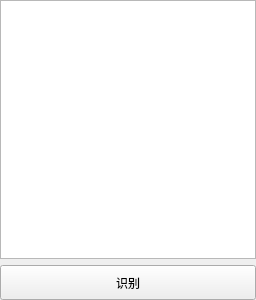
       <widget class="QWidget" name="tab_14">
        <attribute name="title">
         <string>端帽检测</string>
        </attribute>
        <layout class="QGridLayout" name="gridLayout_17">
         <property name="leftMargin">
          <number>0</number>
         </property>
         <property name="topMargin">
          <number>0</number>
         </property>
         <property name="rightMargin">
          <number>0</number>
         </property>
         <property name="bottomMargin">
          <number>0</number>
         </property>
         <property name="spacing">
          <number>0</number>
         </property>
         <item row="0" column="0">
          <widget class="QWidget" name="widget_6" native="true">
           <property name="minimumSize">
            <size>
             <width>0</width>
             <height>300</height>
            </size>
           </property>
           <layout class="QVBoxLayout" name="verticalLayout_9">
            <property name="leftMargin">
             <number>0</number>
            </property>
            <property name="topMargin">
             <number>0</number>
            </property>
            <property name="rightMargin">
             <number>0</number>
            </property>
            <property name="bottomMargin">
             <number>0</number>
            </property>
            <item>
             <widget class="QTableWidget" name="tablePortWidget">
              <property name="sizePolicy">
               <sizepolicy hsizetype="Expanding" vsizetype="Preferred">
                <horstretch>0</horstretch>
                <verstretch>0</verstretch>
               </sizepolicy>
              </property>
              <property name="minimumSize">
               <size>
                <width>0</width>
                <height>150</height>
               </size>
              </property>
              <property name="selectionBehavior">
               <enum>QAbstractItemView::SelectRows</enum>
              </property>
              <attribute name="horizontalHeaderVisible">
               <bool>false</bool>
              </attribute>
              <attribute name="horizontalHeaderCascadingSectionResizes">
               <bool>true</bool>
              </attribute>
              <attribute name="horizontalHeaderDefaultSectionSize">
               <number>40</number>
              </attribute>
              <attribute name="horizontalHeaderShowSortIndicator" stdset="0">
               <bool>true</bool>
              </attribute>
              <attribute name="horizontalHeaderStretchLastSection">
               <bool>true</bool>
              </attribute>
              <attribute name="verticalHeaderVisible">
               <bool>false</bool>
              </attribute>
              <column>
               <property name="text">
                <string>序号</string>
               </property>
               <property name="textAlignment">
                <set>AlignCenter</set>
               </property>
              </column>
              <column>
               <property name="text">
                <string>字符识别区域</string>
               </property>
               <property name="textAlignment">
                <set>AlignCenter</set>
               </property>
              </column>
              <column>
               <property name="text">
                <string>上限</string>
               </property>
               <property name="textAlignment">
                <set>AlignCenter</set>
               </property>
              </column>
              <column>
               <property name="text">
                <string>下限</string>
               </property>
               <property name="textAlignment">
                <set>AlignCenter</set>
               </property>
              </column>
              <column>
               <property name="text">
                <string>区域大小</string>
               </property>
               <property name="textAlignment">
                <set>AlignCenter</set>
               </property>
              </column>
             </widget>
            </item>
            <item>
             <widget class="QPushButton" name="btnIdentify">
              <property name="sizePolicy">
               <sizepolicy hsizetype="Preferred" vsizetype="Fixed">
                <horstretch>0</horstretch>
                <verstretch>0</verstretch>
               </sizepolicy>
              </property>
              <property name="minimumSize">
               <size>
                <width>30</width>
                <height>35</height>
               </size>
              </property>
              <property name="font">
               <font>
                <family>微软雅黑</family>
                <pointsize>9</pointsize>
               </font>
              </property>
              <property name="focusPolicy">
               <enum>Qt::NoFocus</enum>
              </property>
              <property name="text">
               <string>识别</string>
              </property>
             </widget>
            </item>
           </layout>
          </widget>
         </item>
        </layout>
       </widget>
